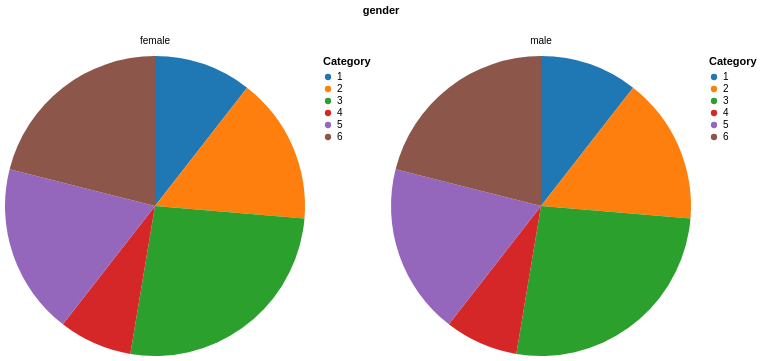

The specification (Vega-Lite) saved for this image:
### Vega-Lite specification from a JSON file in a GitHub repository (floating-point values rounded to 4 significant figures)
{"$schema": "https://vega.github.io/schema/vega-lite/v5.json", "description": "A simple pie chart with embedded data.", "data": {"values": [{"category": 1, "value": 4, "gender": "male"}, {"category": 2, "value": 6, "gender": "male"}, {"category": 3, "value": 10, "gender": "male"}, {"category": 4, "value": 3, "gender": "male"}, {"category": 5, "value": 7, "gender": "male"}, {"category": 6, "value": 8, "gender": "male"}, {"category": 1, "value": 4, "gender": "female"}, {"category": 2, "value": 6, "gender": "female"}, {"category": 3, "value": 10, "gender": "female"}, {"category": 4, "value": 3, "gender": "female"}, {"category": 5, "value": 7, "gender": "female"}, {"category": 6, "value": 8, "gender": "female"}]}, "facet": {"column": {"field": "gender", "type": "nominal"}}, "spec": {"mark": {"type": "arc", "innerRadius": 0, "cornerRadius": 0, "padAngle": 0, "outerRadius": 150, "tooltip": true}, "encoding": {"theta": {"field": "value", "type": "quantitative", "stack": true}, "color": {"field": "category", "type": "nominal", "scale": {"range": ["#1f77b4", "#ff7f0e", "#2ca02c", "#d62728", "#9467bd", "#8c564b", "#e377c2", "#7f7f7f", "#bcbd22", "#17becf"]}, "legend": {"title": "Category", "orient": "right", "symbolType": "circle", "fillColor": "#ffffff", "symbolSize": 40}}}}, "columns": 2, "resolve": {"scale": {"color": "independent"}}}
